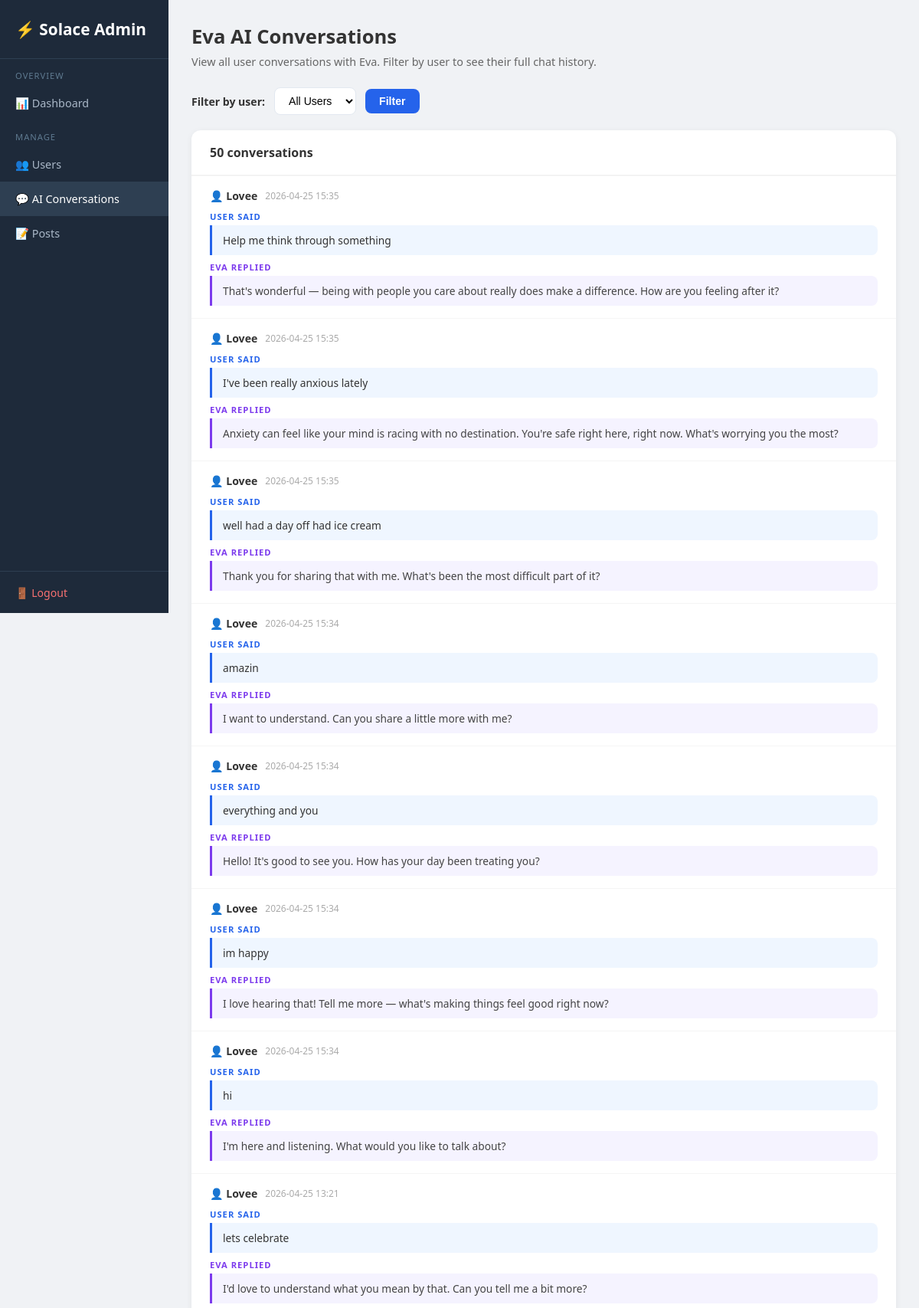
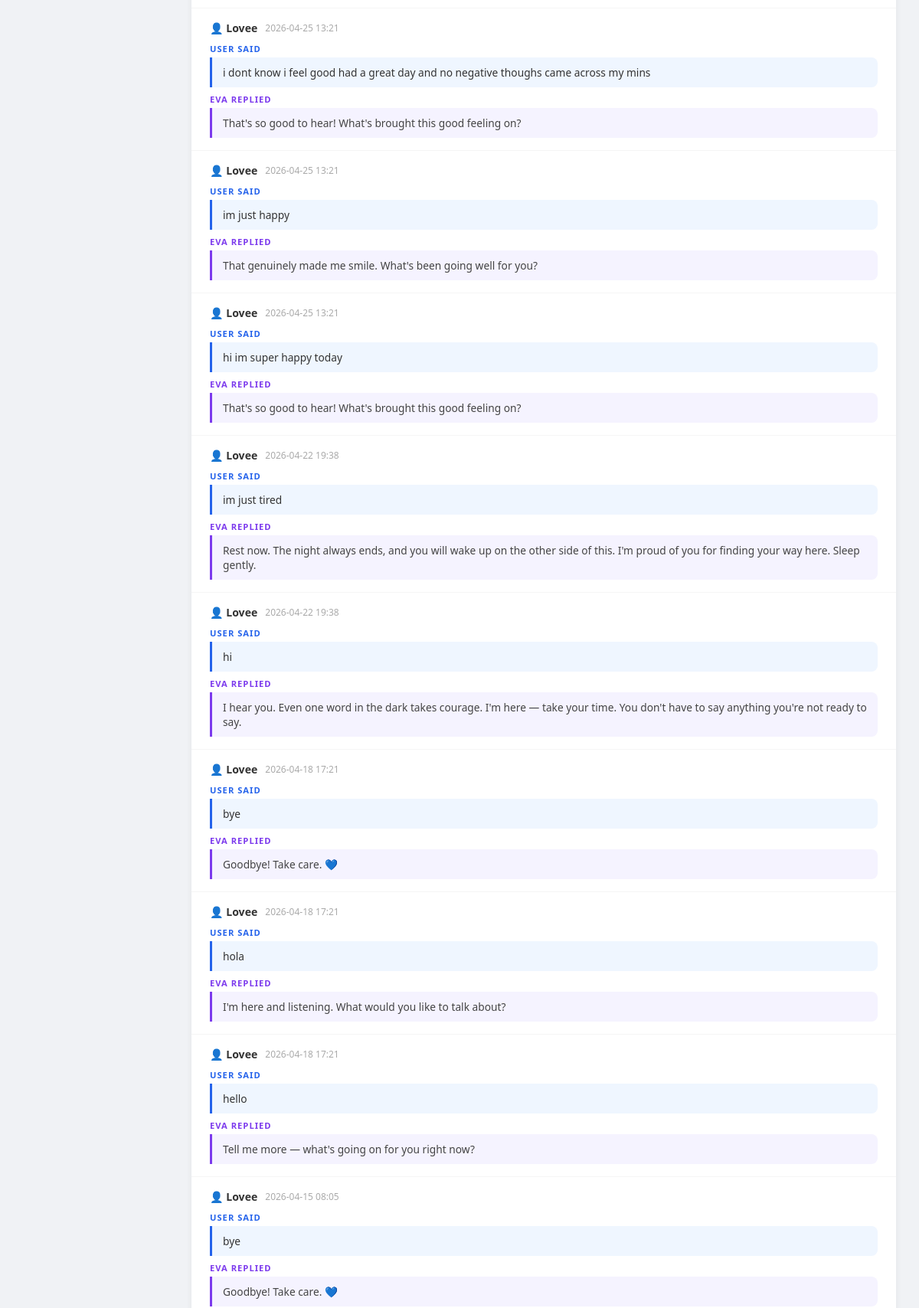
Screenshot of /admin/chats (signed in, upper part) with the database file from the repository (2 pictures, top to bottom).
### tables this page shows
CREATE TABLE chat_history (
                id           INTEGER PRIMARY KEY AUTOINCREMENT,
                session_id   TEXT,
                user_id      INTEGER REFERENCES users(id),
                user_message TEXT,
                ai_response  TEXT,
                timestamp    DATETIME DEFAULT CURRENT_TIMESTAMP
            );

CREATE TABLE users (
                id         INTEGER PRIMARY KEY AUTOINCREMENT,
                username   TEXT UNIQUE NOT NULL,
                email      TEXT NOT NULL,
                password   TEXT NOT NULL,
                is_admin   INTEGER DEFAULT 0,
                created_at DATETIME DEFAULT CURRENT_TIMESTAMP
            , gender TEXT DEFAULT '', age INTEGER DEFAULT 0, age_group TEXT DEFAULT '', dob TEXT DEFAULT '');

### app.py (the view)
@app.route("/admin/chats")
@admin_required
def admin_chats() -> Any:
    uid_filter = request.args.get("user_id", "")
    with get_db() as conn:
        users = conn.execute(
            "SELECT id, username FROM users WHERE is_admin=0 ORDER BY username"
        ).fetchall()
        if uid_filter:
            chats = conn.execute("""
                SELECT ch.id, u.username, ch.user_message, ch.ai_response,
                       ch.session_id, ch.timestamp
                FROM chat_history ch JOIN users u ON ch.user_id=u.id
                WHERE ch.user_id=?
                ORDER BY ch.timestamp DESC
            """, (uid_filter,)).fetchall()
        else:
            chats = conn.execute("""
                SELECT ch.id, u.username, ch.user_message, ch.ai_response,
                       ch.session_id, ch.timestamp
                FROM chat_history ch JOIN users u ON ch.user_id=u.id
                ORDER BY ch.timestamp DESC LIMIT 50
            """).fetchall()
    return render_template(
        "admin/chats.html",
        chats=chats, users=users,
        selected_user=uid_filter,
    )

### app.py (called while the page is built)
def get_db() -> sqlite3.Connection:
    db_path = os.path.join(os.path.dirname(os.path.abspath(__file__)), "database.db")
    conn = sqlite3.connect(db_path)
    conn.row_factory = sqlite3.Row
    return conn

def admin_required(f: Any) -> Any:
    @wraps(f)
    def dec(*args: Any, **kwargs: Any) -> Any:
        if "user_id" not in session or not session.get("is_admin"):
            flash("Admin access required.")
            return redirect(url_for("login_page"))
        return f(*args, **kwargs)
    return dec

### templates/admin/Chats.html (shortened to what this page needs)
<!DOCTYPE html>
<html lang="en">
<head>
</head>
<body>
<div class="sidebar">
  <div class="logo">⚡ Solace Admin</div>
  <nav>
    <div class="sl">Overview</div>
    <a href="/admin">📊 Dashboard</a>
    <div class="sl">Manage</div>
    <a href="/admin/users">👥 Users</a>
    <a href="/admin/chats" class="active">💬 AI Conversations</a>
    <a href="/admin/posts">📝 Posts</a>
  </nav>
  <div class="bot"><a href="/logout">🚪 Logout</a></div>
</div>
<div class="main">
  <div class="page-title">Eva AI Conversations</div>
  <div class="page-sub">View all user conversations with Eva. Filter by user to see their full chat history.</div>
  <form method="GET" action="/admin/chats" class="filter-bar">
    <label style="font-weight:600;font-size:0.88rem">Filter by user:</label>
    <select name="user_id">
      <option value="">All Users</option>
    </select>
    <button type="submit">Filter</button>
  </form>
  <div class="card">
    <div class="card-header">{{ chats|length }} conversation{% if chats|length != 1 %}s{% endif %}
    </div>
    {% if chats %}
      {% for c in chats %}
      <div class="chat-row">
        <div class="chat-meta">
          <span class="chat-user">👤 {{ c.username }}</span>
          <span class="chat-time">{{ (c.timestamp or '')[:16] }}</span>
        </div>
        <div class="msg-label u">User said</div>
        <div class="msg-user">{{ c.user_message }}</div>
        <div class="msg-label e">Eva replied</div>
        <div class="msg-eva">{{ c.ai_response }}</div>
      </div>
      {% endfor %}
    {% else %}
      <div class="empty">No conversations found.</div>
    {% endif %}
  </div>
</div>
</body>
</html>

### templates/admin/Chats.html (style rules this page uses)
* { box-sizing:border-box;margin:0;padding:0; }
body { font-family:'Segoe UI',sans-serif;background:#f0f2f5;color:#333; }
.sidebar { width:220px;position:fixed;top:0;left:0;height:100vh;background:#1e2a3a;display:flex;flex-direction:column; }
.sidebar .logo { padding:24px 20px;font-size:1.3rem;font-weight:700;color:#fff;border-bottom:1px solid #2e3f52; }
.sidebar nav a { display:block;padding:13px 20px;color:#aab8c8;text-decoration:none;font-size:0.9rem; }
.sidebar nav a:hover,.sidebar nav a.active { background:#2e3f52;color:#fff; }
.sidebar nav .sl { padding:14px 20px 6px;font-size:0.7rem;text-transform:uppercase;letter-spacing:1px;color:#5f7a90; }
.sidebar .bot { margin-top:auto;padding:16px 20px;border-top:1px solid #2e3f52; }
.sidebar .bot a { color:#f87171;text-decoration:none;font-size:0.88rem; }
.main { margin-left:220px;padding:30px; }
.page-title { font-size:1.6rem;font-weight:700;margin-bottom:6px; }
.page-sub { color:#666;font-size:0.9rem;margin-bottom:24px; }
.filter-bar { display:flex;align-items:center;gap:12px;margin-bottom:20px; }
.filter-bar select { padding:8px 14px;border:1.5px solid #e2e8f0;border-radius:8px;font-size:0.88rem;background:white; }
.filter-bar button { padding:8px 18px;background:#2563eb;color:white;border:none;border-radius:8px;font-weight:600;cursor:pointer;font-size:0.88rem; }
.card { background:#fff;border-radius:12px;box-shadow:0 2px 8px rgba(0,0,0,.06);overflow:hidden; }
.card-header { padding:18px 24px;font-weight:600;border-bottom:1px solid #f0f0f0; }
.chat-row { padding:16px 24px;border-top:1px solid #f5f5f5; }
.chat-meta { display:flex;align-items:center;gap:10px;margin-bottom:10px; }
.chat-user { font-weight:700;font-size:0.88rem; }
.chat-time { font-size:0.75rem;color:#aaa; }
.msg-user { background:#EFF6FF;border-left:3px solid #2563eb;padding:10px 14px;border-radius:0 8px 8px 0;font-size:0.86rem;margin-bottom:8px; }
.msg-eva { background:#F5F3FF;border-left:3px solid #7c3aed;padding:10px 14px;border-radius:0 8px 8px 0;font-size:0.86rem;color:#444; }
.msg-label { font-size:0.7rem;font-weight:700;text-transform:uppercase;letter-spacing:1px;margin-bottom:4px; }
.msg-label.u { color:#2563eb; }
.msg-label.e { color:#7c3aed; }

### rows the page displays
chat_history: username "Lovee", timestamp "2026-04-25 15:35", user_message "Help me think through something", ai_response "That's wonderful — being with people you care about really does make a difference. How are you feeling after it?"
chat_history: username "Lovee", timestamp "2026-04-25 15:35", user_message "I've been really anxious lately", ai_response "Anxiety can feel like your mind is racing with no destination. You're safe right here, right now. What's worrying you the most?"
chat_history: username "Lovee", timestamp "2026-04-25 15:35", user_message "well had a day off had ice cream", ai_response "Thank you for sharing that with me. What's been the most difficult part of it?"
chat_history: username "Lovee", timestamp "2026-04-25 15:34", user_message "amazin", ai_response "I want to understand. Can you share a little more with me?"
chat_history: username "Lovee", timestamp "2026-04-25 15:34", user_message "everything and you", ai_response "Hello! It's good to see you. How has your day been treating you?"
chat_history: username "Lovee", timestamp "2026-04-25 15:34", user_message "im happy", ai_response "I love hearing that! Tell me more — what's making things feel good right now?"
chat_history: username "Lovee", timestamp "2026-04-25 15:34", user_message "hi", ai_response "I'm here and listening. What would you like to talk about?"
chat_history: username "Lovee", timestamp "2026-04-25 13:21", user_message "lets celebrate", ai_response "I'd love to understand what you mean by that. Can you tell me a bit more?"
chat_history: username "Lovee", timestamp "2026-04-25 13:21", user_message "i dont know i feel good had a great day and no negative thoughs came across my mins", ai_response "That's so good to hear! What's brought this good feeling on?"
chat_history: username "Lovee", timestamp "2026-04-25 13:21", user_message "im just happy", ai_response "That genuinely made me smile. What's been going well for you?"
chat_history: username "Lovee", timestamp "2026-04-25 13:21", user_message "hi im super happy today", ai_response "That's so good to hear! What's brought this good feeling on?"
chat_history: username "Lovee", timestamp "2026-04-22 19:38", user_message "im just tired", ai_response "Rest now. The night always ends, and you will wake up on the other side of this. I'm proud of you for finding your way here. Sleep gently."
chat_history: username "Lovee", timestamp "2026-04-22 19:38", user_message "hi", ai_response "I hear you. Even one word in the dark takes courage. I'm here — take your time. You don't have to say anything you're not ready to say."
chat_history: username "Lovee", timestamp "2026-04-18 17:21", user_message "bye", ai_response "Goodbye! Take care. 💙"
chat_history: username "Lovee", timestamp "2026-04-18 17:21", user_message "hola", ai_response "I'm here and listening. What would you like to talk about?"
chat_history: username "Lovee", timestamp "2026-04-18 17:21", user_message "hello", ai_response "Tell me more — what's going on for you right now?"
chat_history: username "Lovee", timestamp "2026-04-15 08:05", user_message "bye", ai_response "Goodbye! Take care. 💙"

### other values shown
{{ chats|length }} "50"
